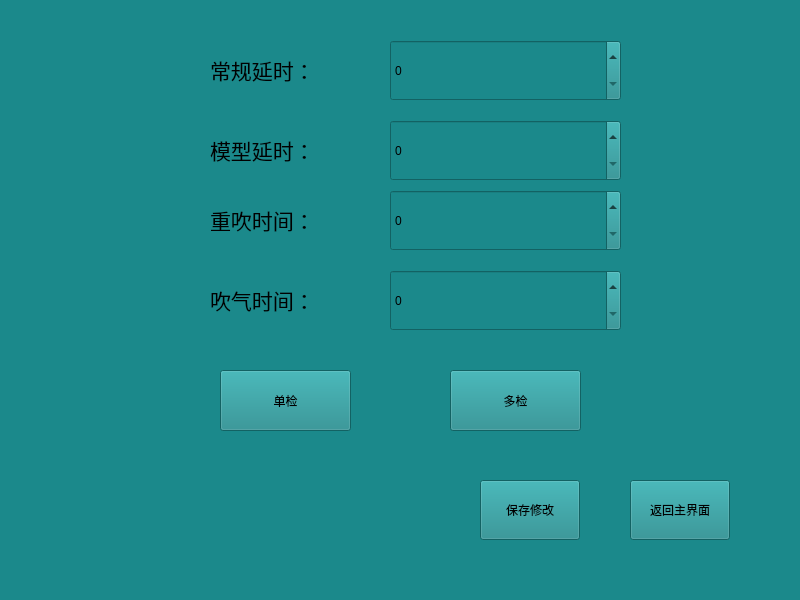
<?xml version="1.0" encoding="UTF-8"?>
<ui version="4.0">
 <class>Page_03</class>
 <widget class="QWidget" name="Page_03">
  <property name="geometry">
   <rect>
    <x>0</x>
    <y>0</y>
    <width>800</width>
    <height>600</height>
   </rect>
  </property>
  <property name="windowTitle">
   <string>Form</string>
  </property>
  <property name="styleSheet">
   <string notr="true">QMainWindow,QWidget{background-color:#1b898b}
</string>
  </property>
  <widget class="QPushButton" name="exitButton">
   <property name="geometry">
    <rect>
     <x>630</x>
     <y>480</y>
     <width>100</width>
     <height>60</height>
    </rect>
   </property>
   <property name="text">
    <string>返回主界面</string>
   </property>
  </widget>
  <widget class="QSpinBox" name="customDelay_spin">
   <property name="geometry">
    <rect>
     <x>390</x>
     <y>40</y>
     <width>231</width>
     <height>61</height>
    </rect>
   </property>
   <property name="styleSheet">
    <string notr="true">QSpinBox::up-button {
	subcontrol-origin:border;
    subcontrol-position:right;
 	image: url(:/new/icon/icon/plus.png);
    width: 50px;
    height: 50px;       
}
QSpinBox::down-button {
	subcontrol-origin:border;
    subcontrol-position:left;
 	image: url(:/new/icon/icon/minus.png);
    width: 50px;
    height: 50px; 
}
</string>
   </property>
  </widget>
  <widget class="QSpinBox" name="modelDelay_spin">
   <property name="geometry">
    <rect>
     <x>390</x>
     <y>120</y>
     <width>231</width>
     <height>61</height>
    </rect>
   </property>
   <property name="styleSheet">
    <string notr="true">QSpinBox::up-button {
	subcontrol-origin:border;
    subcontrol-position:right;
 	image: url(:/new/icon/icon/plus.png);
    width: 50px;
    height: 50px;       
}
QSpinBox::down-button {
	subcontrol-origin:border;
    subcontrol-position:left;
 	image: url(:/new/icon/icon/minus.png);
    width: 50px;
    height: 50px; 
}
</string>
   </property>
  </widget>
  <widget class="QSpinBox" name="reTime_spin">
   <property name="geometry">
    <rect>
     <x>390</x>
     <y>190</y>
     <width>231</width>
     <height>61</height>
    </rect>
   </property>
   <property name="styleSheet">
    <string notr="true">QSpinBox::up-button {
	subcontrol-origin:border;
    subcontrol-position:right;
 	image: url(:/new/icon/icon/plus.png);
    width: 50px;
    height: 50px;       
}
QSpinBox::down-button {
	subcontrol-origin:border;
    subcontrol-position:left;
 	image: url(:/new/icon/icon/minus.png);
    width: 50px;
    height: 50px; 
}
</string>
   </property>
  </widget>
  <widget class="QSpinBox" name="time_spin">
   <property name="geometry">
    <rect>
     <x>390</x>
     <y>270</y>
     <width>231</width>
     <height>61</height>
    </rect>
   </property>
   <property name="styleSheet">
    <string notr="true">QSpinBox::up-button {
	subcontrol-origin:border;
    subcontrol-position:right;
 	image: url(:/new/icon/icon/plus.png);
    width: 50px;
    height: 50px;       
}
QSpinBox::down-button {
	subcontrol-origin:border;
    subcontrol-position:left;
 	image: url(:/new/icon/icon/minus.png);
    width: 50px;
    height: 50px; 
}
</string>
   </property>
  </widget>
  <widget class="QPushButton" name="singleChe_Button">
   <property name="geometry">
    <rect>
     <x>220</x>
     <y>370</y>
     <width>131</width>
     <height>61</height>
    </rect>
   </property>
   <property name="text">
    <string>单检</string>
   </property>
  </widget>
  <widget class="QPushButton" name="multiChe_Button">
   <property name="geometry">
    <rect>
     <x>450</x>
     <y>370</y>
     <width>131</width>
     <height>61</height>
    </rect>
   </property>
   <property name="text">
    <string>多检</string>
   </property>
  </widget>
  <widget class="QLabel" name="label">
   <property name="geometry">
    <rect>
     <x>210</x>
     <y>50</y>
     <width>111</width>
     <height>41</height>
    </rect>
   </property>
   <property name="text">
    <string>&lt;html&gt;&lt;head/&gt;&lt;body&gt;&lt;p&gt;&lt;span style=&quot; font-size:16pt;&quot;&gt;常规延时：&lt;/span&gt;&lt;/p&gt;&lt;/body&gt;&lt;/html&gt;</string>
   </property>
  </widget>
  <widget class="QLabel" name="label_2">
   <property name="geometry">
    <rect>
     <x>210</x>
     <y>130</y>
     <width>111</width>
     <height>41</height>
    </rect>
   </property>
   <property name="text">
    <string>&lt;html&gt;&lt;head/&gt;&lt;body&gt;&lt;p&gt;&lt;span style=&quot; font-size:16pt;&quot;&gt;模型延时：&lt;/span&gt;&lt;/p&gt;&lt;/body&gt;&lt;/html&gt;</string>
   </property>
  </widget>
  <widget class="QLabel" name="label_3">
   <property name="geometry">
    <rect>
     <x>210</x>
     <y>200</y>
     <width>111</width>
     <height>41</height>
    </rect>
   </property>
   <property name="text">
    <string>&lt;html&gt;&lt;head/&gt;&lt;body&gt;&lt;p&gt;&lt;span style=&quot; font-size:16pt;&quot;&gt;重吹时间：&lt;/span&gt;&lt;/p&gt;&lt;/body&gt;&lt;/html&gt;</string>
   </property>
  </widget>
  <widget class="QLabel" name="label_4">
   <property name="geometry">
    <rect>
     <x>210</x>
     <y>280</y>
     <width>111</width>
     <height>41</height>
    </rect>
   </property>
   <property name="text">
    <string>&lt;html&gt;&lt;head/&gt;&lt;body&gt;&lt;p&gt;&lt;span style=&quot; font-size:16pt;&quot;&gt;吹气时间：&lt;/span&gt;&lt;/p&gt;&lt;/body&gt;&lt;/html&gt;</string>
   </property>
  </widget>
  <widget class="QPushButton" name="saveButton">
   <property name="geometry">
    <rect>
     <x>480</x>
     <y>480</y>
     <width>100</width>
     <height>60</height>
    </rect>
   </property>
   <property name="text">
    <string>保存修改</string>
   </property>
  </widget>
 </widget>
 <resources/>
 <connections/>
</ui>
